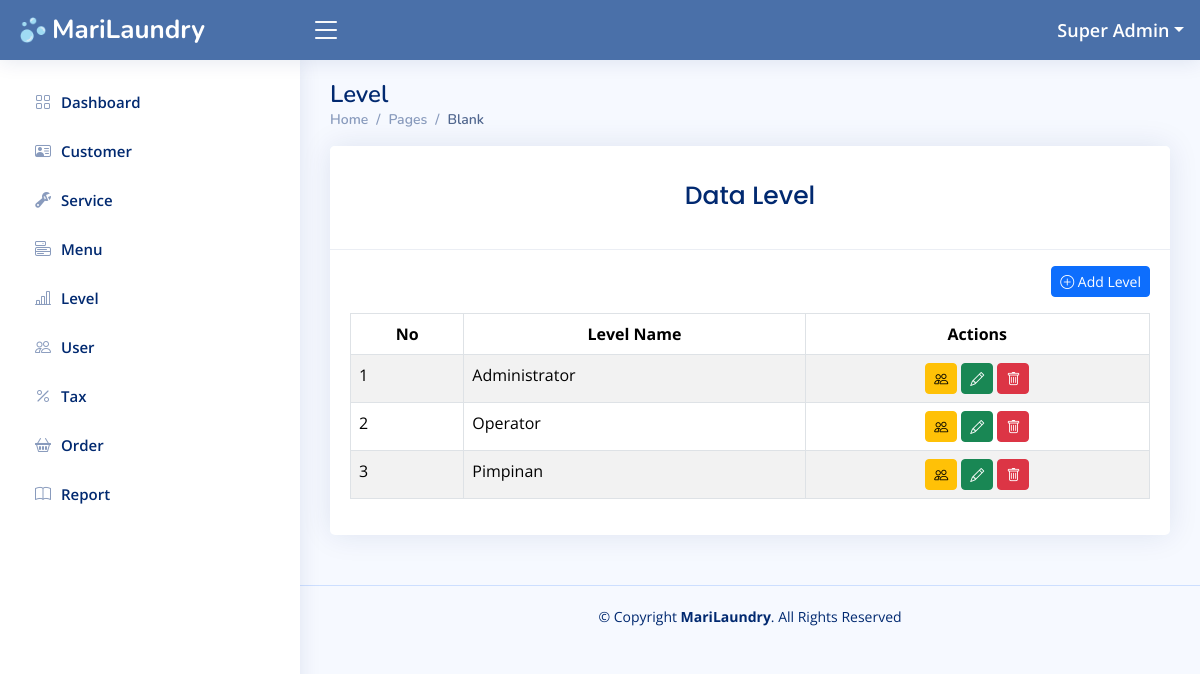
/home.php?page=level (signed in), run on the app's committed database.
### tables this page shows
CREATE TABLE `level_menus` (
  `id` int(11) NOT NULL,
  `id_level` int(11) NOT NULL,
  `id_menu` int(11) NOT NULL,
  `create_at` timestamp NOT NULL DEFAULT current_timestamp(),
  `update_at` timestamp NULL DEFAULT NULL ON UPDATE current_timestamp()
);

CREATE TABLE `menus` (
  `id` int(11) NOT NULL,
  `name` varchar(30) NOT NULL,
  `icon` varchar(30) NOT NULL,
  `link` varchar(30) NOT NULL,
  `order` int(11) NOT NULL,
  `create_at` timestamp NOT NULL DEFAULT current_timestamp(),
  `update_at` timestamp NULL DEFAULT NULL ON UPDATE current_timestamp()
);

CREATE TABLE `levels` (
  `id` int(11) NOT NULL,
  `name` varchar(100) NOT NULL,
  `created_at` timestamp NOT NULL DEFAULT current_timestamp(),
  `updated_at` timestamp NULL DEFAULT NULL ON UPDATE current_timestamp()
);

### pages/level.php (the view, shortened to what this page needs)
<?php
$query = mysqli_query($config, "SELECT * FROM levels");
$levels = mysqli_fetch_all($query, MYSQLI_ASSOC);
?>
<div class="pagetitle">
    <h1>Level</h1>
    <nav>
        <ol class="breadcrumb">
            <li class="breadcrumb-item"><a href="?page=dashboard">Home</a></li>
            <li class="breadcrumb-item">Pages</li>
            <li class="breadcrumb-item active">Blank</li>
        </ol>
    </nav>
</div>
<div class="row">
    <div class="col-sm-12">
        <div class="card">
            <div class="card-header">
                <h3 class="card-title">
                    Data Level
                </h3>
            </div>
            <div class="card-body">
                <div align="right">
                    <a href="?page=tambah-level" class="btn btn-primary btn-sm mb-3 mt-3">
                        <i class="bi bi-plus-circle"></i> Add Level
                    </a>
                </div>
                <table class="table table-bordered table-striped">
                    <thead>
                        <tr align="center">
                            <th>No</th>
                            <th>Level Name</th>
                            <th>Actions</th>
                        </tr>
                    </thead>
                    <tbody>
                        <?php
                        foreach ($levels as $key => $level) {
                        ?>
                            <tr>
                                <td><?php echo $key + 1 ?></td>
                                <td><?php echo $level['name'] ?></td>
                                <td align="center">
                                    <a class="btn btn-warning btn-sm" href="?page=add-role-menu&edit=<?php echo $level['id'] ?>">
                                        <i class="bi bi-people"></i>
                                    </a>
                                    <a class="btn btn-success btn-sm" href="?page=tambah-level&edit=<?php echo $level['id'] ?>">
                                        <i class="bi bi-pencil"></i>
                                    </a>
                                    <a class="btn btn-danger btn-sm" onclick="return confirm('Apakah anda yakin akan menghapus data ini?')"
                                        href="?page=level&delete=<?php echo $level['id'] ?>">
                                        <i class="bi bi-trash"></i>
                                    </a>
                                </td>
                            </tr>
                        <?php
                        }
                        ?>
                    </tbody>
                </table>
            </div>
        </div>
    </div>
</div>

### inc/sidebar.php
<?php
    $id_level = $_SESSION['ID_LEVEL'] ?? '';
    $queryLevelMenu = mysqli_query($config, "SELECT * FROM menus JOIN level_menus ON menus.id = level_menus.id_menu WHERE id_level = '$id_level' ORDER BY menus.`order`");
    $rowLevelMenus = mysqli_fetch_all($queryLevelMenu, MYSQLI_ASSOC);
?>
<aside id="sidebar" class="sidebar">
    <ul class="sidebar-nav" id="sidebar-nav">
        <?php foreach ($rowLevelMenus as $rowLevelMenu): ?>
        <li class="nav-item">
            <a class="nav-link collapsed" href="?page=<?= $rowLevelMenu['link'] ?>">
                <i class="<?= $rowLevelMenu['icon'] ?>"></i>
                <span><?= $rowLevelMenu['name'] ?></span>
            </a>
        </li>
        <?php endforeach ?>
    </ul>
</aside>

### assets/css/style.css (style rules this page uses)
:root { scroll-behavior: smooth; }
body { font-family: "Open Sans", sans-serif; background: #f6f9ff; color: #444444; }
a { color: #4154f1; text-decoration: none; }
h1, h2, h3, h4, h5, h6 { font-family: "Nunito", sans-serif; }
.pagetitle { margin-bottom: 10px; }
.pagetitle h1 { font-size: 24px; margin-bottom: 0; font-weight: 600; color: #012970; }
.card { margin-bottom: 30px; border: none; border-radius: 5px; box-shadow: 0px 0 30px rgba(1, 41, 112, 0.1); }
.card-header, .card-footer { border-color: #ebeef4; background-color: #fff; color: #798eb3; padding: 15px; }
.card-title { padding: 20px 0 15px 0; font-size: 25px; font-weight: 500; color: #012970; font-family: "Poppins", sans-serif; text-align: center; }
.card-body { padding: 0 20px 20px 20px; }
.breadcrumb { font-size: 14px; font-family: "Nunito", sans-serif; color: #899bbd; font-weight: 600; }
.breadcrumb a { color: #899bbd; transition: 0.3s; }
.breadcrumb .breadcrumb-item::before { color: #899bbd; }
.breadcrumb .active { color: #51678f; font-weight: 600; }
.sidebar { position: fixed; top: 60px; left: 0; bottom: 0; width: 300px; z-index: 996; transition: all 0.3s; padding: 20px; overflow-y: auto; scrollbar-width: thin; scrollbar-color: #aab7cf transparent; box-shadow: 0px 0px 20px rgba(1, 41, 112, 0.1); background-color: #fff; }
.sidebar-nav { padding: 0; margin: 0; list-style: none; }
.sidebar-nav li { padding: 0; margin: 0; list-style: none; }
.sidebar-nav .nav-item { margin-bottom: 5px; }
.sidebar-nav .nav-link { display: flex; align-items: center; font-size: 15px; font-weight: 600; color: #4154f1; transition: 0.3; background: #f6f9ff; padding: 10px 15px; border-radius: 4px; }
.sidebar-nav .nav-link i { font-size: 16px; margin-right: 10px; color: #4154f1; }
.sidebar-nav .nav-link.collapsed { color: #012970; background: #fff; }
.sidebar-nav .nav-link.collapsed i { color: #899bbd; }

### data on the page
level_menus: id_menu.name "Dashboard"
level_menus: id_menu.name "Customer"
level_menus: id_menu.name "Service"
level_menus: id_menu.name "Menu"
level_menus: id_menu.name "Level"
level_menus: id_menu.name "User"
level_menus: id_menu.name "Tax"
level_menus: id_menu.name "Order"
level_menus: id_menu.name "Report"
levels: name "Administrator"
levels: name "Operator"
levels: name "Pimpinan"

### other printed values
$_SESSION['NAME'] "Super Admin"
